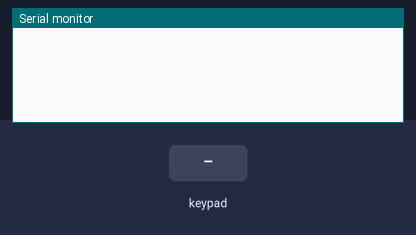
Simulated run of this sketch. Board: Arduino Uno, built with avr-gcc and run on an emulated ATmega328P. Parts: the last lines printed to the serial monitor. Inputs (shaded band) come from the test bench.

Above: at 1.2 s.
1.3 s: key '1' pressed
At 2.7 s:
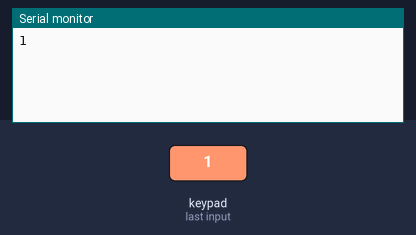
3.0 s: keypad keys 5 6 7 8 # pressed 0.4 s apart
At 5.8 s:
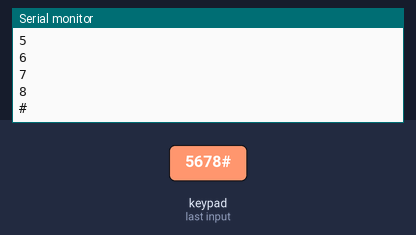
6.5 s: key '*' pressed
At 7.5 s:
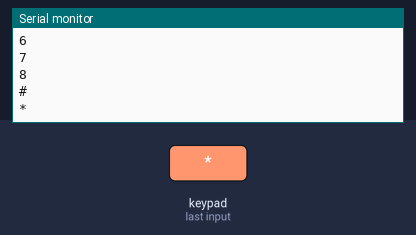
8.2 s: keypad keys 9 1 0 1 1 pressed 0.4 s apart
At 10.5 s:
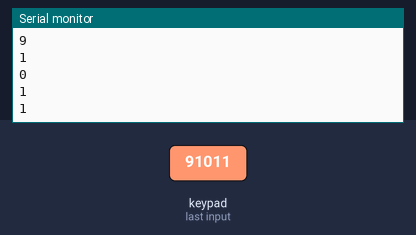
Timing chart, 0 to 12.0 s (numbered marks = the images above; inputs shaded):
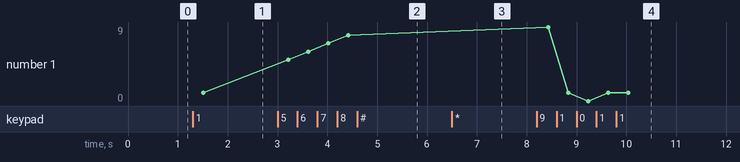

Measured:
- after the input at 1.3 s, the serial monitor: prints a new line after 0.21 s (image 1)
- after the input at 3.0 s, the serial monitor: prints a new line after 0.21 s (image 2)
- after the input at 6.5 s, the serial monitor: prints a new line after 0.23 s (image 3)
- after the input at 8.2 s, the serial monitor: prints a new line after 0.23 s (image 4)
- plotted number 1: 1 → 8 after the input at 3.0 s, 8 → 1 after the input at 8.2 s

The sketch:

keyboard.ino
```cpp
#include <Keypad.h>

//Bạn có thể tham khảo thêm tại: https://github.com/Chris--A/Keypad/blob/master/examples/HelloKeypad/HelloKeypad.ino

const byte rows = 4; //số hàng
const byte columns = 3; //số cột

int holdDelay = 700; //Thời gian trễ để xem là nhấn 1 nút nhằm tránh nhiễu
int n = 3; //
int state = 0; //nếu state =0 ko nhấn,state =1 nhấn thời gian nhỏ , state = 2 nhấn giữ lâu
char key = 0;

//Định nghĩa các giá trị trả về
char keys[rows][columns] =
{
  {'1', '2', '3'},
  {'4', '5', '6'},
  {'7', '8', '9'},
  {'*', '0', '#'},
};

byte rowPins[rows] = {5, 6, 7, 8}; //Cách nối chân với Arduino
byte columnPins[columns] = {9, 10, 11};

//cài đặt thư viện keypad
Keypad keypad = Keypad(makeKeymap(keys), rowPins, columnPins, rows, columns);
void setup() {
  Serial.begin(9600);//bật serial, baudrate 9600

}
void loop() {
  char temp = keypad.getKey();

  if ((int)keypad.getState() ==  PRESSED) {
    if (temp != 0) {
      key = temp;
    }
  }
  if ((int)keypad.getState() ==  HOLD) {
    state++;
    state = constrain(state, 1, n-1);
    delay(holdDelay);
  }

  if ((int)keypad.getState() ==  RELEASED) {
    key += state;
    state = 0;
    //Xuất lên Máy tính để xem kết quả
    Serial.println(key);

  }
  delay(100);
}
```
